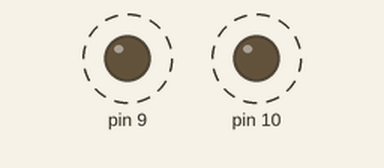
This sketch was run on a simulated Arduino Uno, built with avr-gcc and run on an emulated ATmega328P. On the bench: output pins drawn as LEDs (lit = HIGH). Dashed ring = blinking.

Above: at 0.2 s.
Timing chart, 0 to 4.6 s (numbered marks = the images above):
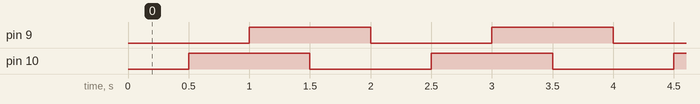

Measured:
- by itself, pin 9, pin 10: alternates HIGH for 1.0 s and LOW for 1.0 s
- by itself, everything shown: repeats every 2.0 s, in 4 steps

The sketch:

QuadEncoderSimSlow.ino
```cpp
/*******************************************************************************
  filename: QuadEncoderSimSlow.ino
  author:   Augustine (github: mr-augustine)
  date:     18 April 2014

  The QuadEncoderSimSlow sketch uses a timer to simulate a quad encoder rotating
  very slowly.

  This sketch produces two rectangular signals to simulate encoder channels
  A and B. Since the pulse rate is so slow, the blink sequence can be easily
  seen using two LEDs.
*******************************************************************************/

#define redLED 9
#define greenLED 10

void setup()
{
  // configure the LED pins as output pins
  //pinMode(redLED, OUTPUT);
  //pinMode(greenLED, OUTPUT);

  // alternatively, configure the LED pins as output pins by setting the
  // data direction register for pin group B
  // PINB1 == digital pin 9; PINB2 == digital pin 2
  DDRB |= (1 << PINB1) | (1 << PINB2);

  noInterrupts();
  TCCR1A = 0;
  TCCR1B = 0;
  TCNT1 = 0;

  OCR1A = 62500;
  OCR1B = 31250;
  TCCR1B |= (1 << CS12);  //set prescaler to 256

  // set pins 9 and 10 to be output pins
  //DDRB |= (1 << X) | (1 << Y);

  // set toggle on compare match for OC1A and OC1B
  TCCR1A |= (1 << COM1A0) | (1 << COM1B0);

  // set clear timer on compare (CTC) mode
  // timer is cleared when TCNT1 == OCR1A
  TCCR1B |= (1 << WGM12);

  interrupts();
}

void loop()
{
}
```
